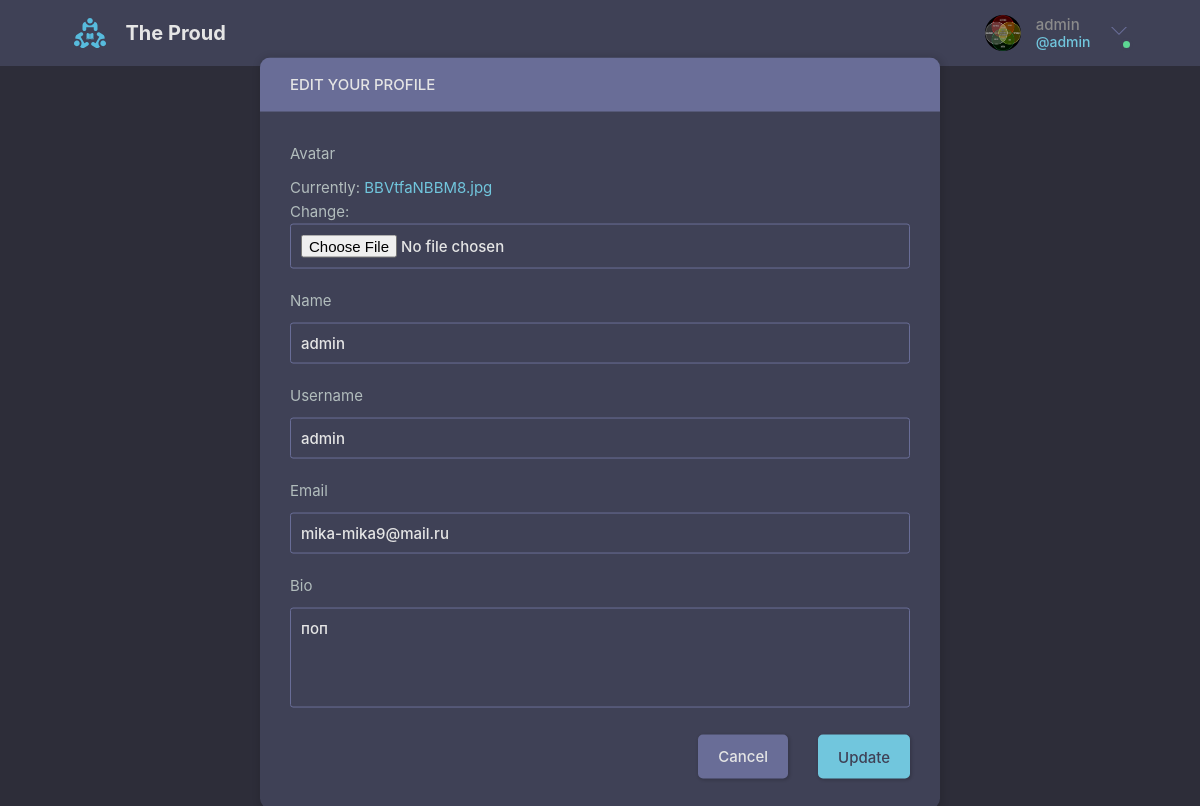
The page /update-user/ (signed in) on the database its author committed.
### base/models.py (models this page shows)
class User(AbstractUser):
    name = models.CharField(max_length=200, null=True)
    email = models.EmailField(unique=True, null=True)
    bio = models.TextField(null=True)
    avatar = models.ImageField(null=True, default="avatar.svg")
    USERNAME_FIELD = 'email'
    REQUIRED_FIELDS = []

### base/views.py (the view)
# urls.py: path('update-user/', views.update_user, name="update-user"),
@login_required(login_url='login')
def update_user(request):
    user = request.user
    form = UserForm(instance=user)
    if request.method == 'POST':
        form = UserForm(request.POST, request.FILES, instance=user)
        if form.is_valid():
            form.save()
            return redirect('user-profile', pk=user.id)
    return render(request, 'base/update-user.html', {'form': form})

### base/forms.py
class UserForm(ModelForm):
    class Meta:
        model = User
        fields = ['avatar', 'name', 'username', 'email', 'bio']

### base/templates/base/update-user.html (shortened to what this page needs)
{% extends 'main.html' %}
{% block content %}
<main class="update-account layout">
  <div class="container">
    <div class="layout__box">
      <div class="layout__boxHeader">
        <div class="layout__boxTitle">
          <h3>Edit your profile</h3>
        </div>
      </div>
      <div class="layout__body">
        <form class="form" action="" method="POST" enctype="multipart/form-data">
          {% for field in form %}
          <div class="form__group">
            <label for="profile_pic">{{field.label}}</label>
            {{field}}
          </div>
          {% endfor %}
          <div class="form__action">
            <a class="btn btn--dark" href="{% url 'home' %}">Cancel</a>
            <button class="btn btn--main" type="submit">Update</button>
          </div>
        </form>
      </div>
    </div>
  </div>
</main>
{% endblock content %}

### templates/navbar.html (shortened to what this page needs)
{% load static %}
<header class="header header--loggedIn">
    <div class="container">
        <a href="{% url 'home' %}" class="header__logo">
            <img src="{% static 'images/logo.svg' %}" />
            <h1>The Proud</h1>
        </a>
        <nav class="header__menu">
            {% if request.user.is_authenticated %}
            <div class="header__user">
                <a href="{% url 'update-user' %}">
                    <div class="avatar avatar--medium active">
                        <img src="{{request.user.avatar.url}}" />
                    </div>
                    <p>{{request.user.username}} <span>@{{request.user.username}}</span></p>
                </a>
                <button class="dropdown-button">
                    <svg version="1.1" xmlns="http://www.w3.org/2000/svg" width="32" height="32" viewBox="0 0 32 32">
                        <title>chevron-down</title>
                        <path d="M16 21l-13-13h-3l16 16 16-16h-3l-13 13z"></path>
                    </svg>
                </button>
            </div>
            {% else %}
            <a href="{% url 'login' %}">
                <img src="{% static 'images/avatar.svg' %}" />
                <p>Login</p>
            </a>
            {% endif %}
        </nav>
    </div>
</header>

### static/styles/style.css (style rules this page uses)
:root { --color-main: #71c6dd; --color-main-light: #e1f6fb; --color-dark: #3f4156; --color-dark-medium: #51546e; --color-dark-light: #696d97; --color-light: #e5e5e5; --color-gray: #8b8b8b; --color-light-gray: #b2bdbd; --color-bg: #2d2d39; --color-success: #5dd693; --color-error: #fc4b0b; }
* { font-family: "DM Sans", -apple-system, BlinkMacSystemFont, "Segoe UI", Roboto, Oxygen, Ubuntu, Cantarell, "Open Sans", "Helvetica Neue", sans-serif; margin: 0; padding: 0; box-sizing: border-box; text-rendering: optimizeLegibility; font-size: inherit; }
html { font-size: 56.25%; }
@media only screen and (min-width: 1200px) { html { font-size: 62.5%; } }
body { line-height: 1.6; font-weight: 400; font-size: 1.5rem; color: var(--color-light-gray); background-color: var(--color-bg); min-height: 100vh; }
img { width: 100%; }
a { display: inline-block; color: var(--color-main); text-decoration: none; }
.container { max-width: 120rem; width: 90%; margin: auto; }
.btn { background-color: transparent; border: none; display: inline-flex; align-items: center; gap: 1rem; cursor: pointer; transition: all ease-in-out 0.3s; padding: 1rem 2rem; border-radius: 5px; box-shadow: 1px 1px 3px 1px rgba(0, 0, 0, 0.15); font-weight: 500; color: white; }
.btn--main { background-color: var(--color-main); color: var(--color-dark); }
.btn--dark { background-color: var(--color-dark-light); color: var(--color-light); }
.avatar img { display: block; border-radius: 50%; object-fit: cover; object-position: center; }
.avatar::after { content: ""; display: block; position: absolute; background-color: var(--color-gray); z-index: 111; border-radius: 50%; border: 0.3rem solid var(--color-dark); }
.avatar.active::after { background-color: var(--color-success); }
.avatar.avatar--medium img { width: 3.6rem; height: 3.6rem; border-radius: 50%; }
.avatar.avatar--medium:after { width: 0.7rem; height: 0.7rem; bottom: 0px; right: -6px; }
.header { padding: 1.5rem; background-color: var(--color-dark); }
.header > .container { display: flex; gap: 9.5rem; }
.header__logo, .header__user { display: flex; gap: 2rem; align-items: center; }
.header__logo > img { height: 3.2rem; width: 3.2rem; }
.header__logo > h1 { font-weight: 700; font-size: 2rem; color: var(--color-light); }
.header__menu { margin-left: auto; position: relative; }
.header__menu a { display: flex; gap: 1.5rem; align-items: center; font-weight: 500; text-decoration: none; color: var(--color-gray); }
.header__menu img { height: 3.6rem; }
.header__menu p { line-height: 1.2; }
.header__menu span { color: var(--color-main); font-weight: 500; font-size: 1.4rem; display: block; }
.header__menu svg { width: 1.6rem; height: 1.6rem; fill: var(--color-dark-light); }
.dropdown-button { background: transparent; border: 0; outline: 0; cursor: pointer; }
.layout { margin-top: 2.4rem; }
.layout > .container { display: flex; align-items: flex-start; }
.layout__box { width: 90%; max-width: 48rem; min-height: 40rem; position: absolute; top: 50%; left: 50%; transform: translate(-50%, -46%); background-color: var(--color-dark); border-radius: 1rem; box-shadow: 1px 1px 6px 3px rgba(0, 0, 0, 0.1); overflow: hidden; }
.layout__boxHeader { display: flex; padding: 1.5rem; background-color: var(--color-dark-light); }
.layout__boxTitle { display: flex; gap: 1.5rem; align-items: center; }
.layout__boxTitle h3 { text-transform: uppercase; font-weight: 500; color: var(--color-light); }
.layout__body { margin: 3rem; }
.form__group { margin-bottom: 2rem; width: 100%; }
.form__group label { display: block; font-size: 1.5rem; margin-bottom: 1rem; }
.form__group input, .form__group textarea, .form__group select { background: transparent; border: 1px solid var(--color-dark-light); padding: 1rem; border-radius: 3px; width: 100%; color: var(--color-light); font-weight: 500; outline: none; }
.form__group textarea { background: transparent; height: 10rem; resize: none; }
.form__action { display: flex; justify-content: flex-end; gap: 3rem; }
.update-account.layout .layout__box { max-width: 68rem; }

### rows shown on the page
User: user.avatar (picture), user.username "admin", form "admin" "admin" "mika-mika9@mail.ru" "поп"

### other values the page prints
{{ field.label }} "Avatar" "Name" "Username" "Email" "Bio"
